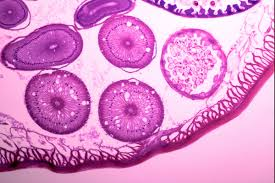
#> input picture image.jpg, 275 x 183 px
$ python main.py
#> lines starting #> are read from the running program, lines starting #| are printed output that depends on the picture; after the words box and inside, x2 and y2 are one past the last pixel; in counts of white or black regions, pixels touching at a corner belong together
import cv2
import matplotlib.pyplot as plt

# Görüntüyü gri tonlamalı olarak oku
image = cv2.imread('image.jpg', 0)
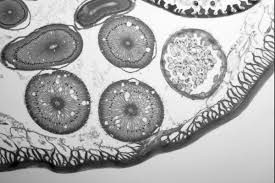
#> image: shape (183, 275); min 0, max 255, mean 171.3

# Otsu ile eşikleme yap
_, otsu_thresh = cv2.threshold(image, 0, 255, cv2.THRESH_BINARY + cv2.THRESH_OTSU)
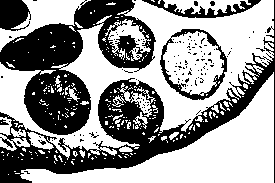
#> otsu_thresh: shape (183, 275); 59.4% white; 131 black regions (123 under 20 px), largest, box (x1, y1, x2, y2) and area: (0, 0, 275, 183) 9037, (0, 0, 156, 135) 8598, (160, 29, 227, 100) 857

# Sonuçları görselleştir
plt.figure(figsize=(10,4))
plt.subplot(1,2,1)
plt.title('Orijinal Görüntü')
plt.imshow(image, cmap='gray')
plt.axis('off')

plt.subplot(1,2,2)
plt.title("Otsu ile Segmentasyon")
plt.imshow(otsu_thresh, cmap='gray')
plt.axis('off')

plt.tight_layout()
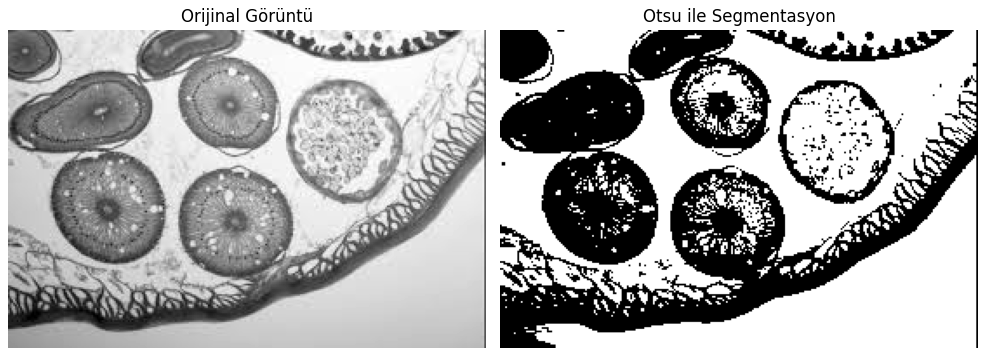
#> figure drawn by matplotlib, 2 panels
